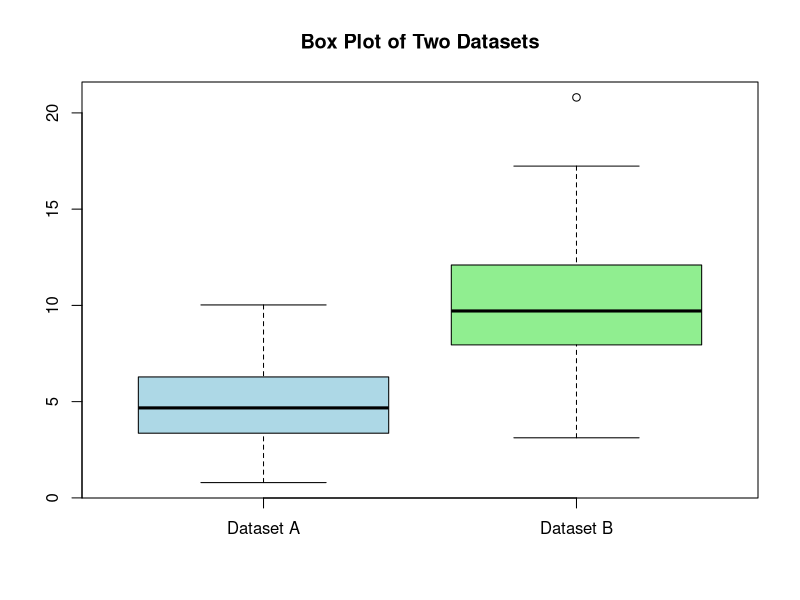

Write the R code that produced this figure.
# Generating 1000 random normal values
A <- rnorm(100, mean=5, sd=2)
B <- rnorm(100, mean=10, sd=3)
# Create a box plot
boxplot(A, B, names=c("Dataset A", "Dataset B"), col=c("lightblue",
                                                       "lightgreen"),
        main="Box Plot of Two Datasets")
